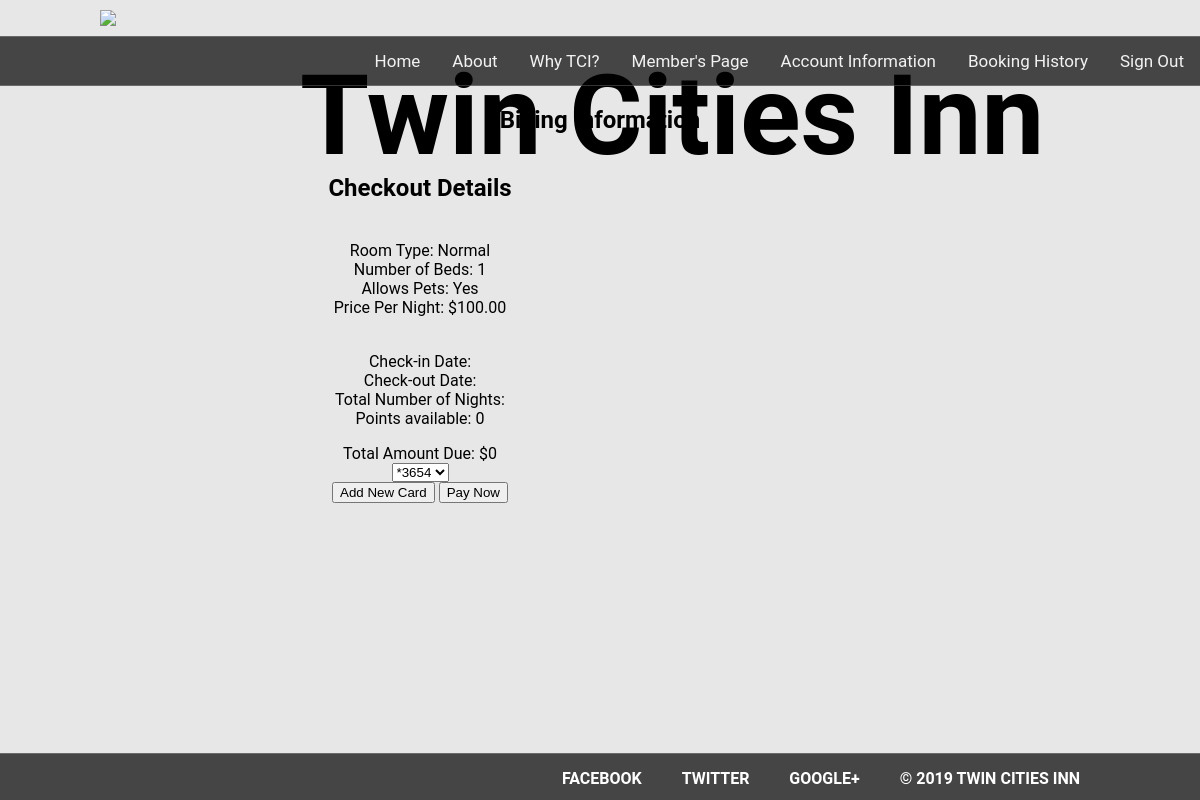
The page /billingPage.php (signed in) on the database its author committed.
### tables this page shows
CREATE TABLE RoomType (
    roomTypeID INT(4) UNIQUE NOT NULL AUTO_INCREMENT,
    pricePerNight DECIMAL(6 , 2 ) NOT NULL,
    roomCatagory SET('normal', 'pet', 'gaming', 'family', 'chef') NOT NULL DEFAULT 'normal',
    numOfRooms INT(4) NOT NULL DEFAULT 1,
    roomNumBeds INT(1) NOT NULL DEFAULT 1,
    roomAllowsPets TINYINT(1) NOT NULL DEFAULT 0,
    createdAt DATETIME NOT NULL DEFAULT CURRENT_TIMESTAMP,
    updatedAt DATETIME NOT NULL DEFAULT CURRENT_TIMESTAMP ON UPDATE CURRENT_TIMESTAMP,
    PRIMARY KEY (roomTypeID)
);

CREATE TABLE Member (
    memID INT(9) UNIQUE NOT NULL AUTO_INCREMENT,
    memEmail VARCHAR(255) UNIQUE NOT NULL,
    memPasswd VARCHAR(255) NOT NULL,
    memFname CHAR(64) NOT NULL,
    memLname CHAR(64) NOT NULL,
    memDob DATE NOT NULL,
    memPhone INT(11),
    memRewardPoints INT(9) NOT NULL DEFAULT 0,
    memActivationLink VARCHAR(64),
    isMember TINYINT(1) NOT NULL DEFAULT 0,
    createdAt DATETIME NOT NULL DEFAULT CURRENT_TIMESTAMP,
    updatedAt DATETIME NOT NULL DEFAULT CURRENT_TIMESTAMP ON UPDATE CURRENT_TIMESTAMP,
    PRIMARY KEY (memID)
);

### billingPage.php (the view, shortened to what this page needs)
<?php
require_once "settings/settings.php";
$memInfo = array();
@$memInfo['username'] = sanitizeEmail($_SESSION['username']);
try {
    $conn = new PDO("mysql:host=$dbAddress;dbname=$dbLocation", $dbUsername, $dbPassword);
    $conn->setAttribute(PDO::ATTR_ERRMODE, PDO::ERRMODE_EXCEPTION);
    $userInfoStmt = $conn->prepare('select memID, memEmail, memFname, memLname, memRewardPoints from `Member` where `memEmail`=:email');
    $userInfoStmt->bindParam(':email', $memInfo['username'], PDO::PARAM_STR, 254);
    $paymentInfoStmt = $conn->prepare('select cardNum, memID, cardCvv, cardExpDate, cardFname, cardMinitial, cardLname from `ChargeCard` INNER JOIN `Member` USING(memID) WHERE `memEmail`=:email');
    $paymentInfoStmt->bindParam(':email', $memInfo['username'], PDO::PARAM_STR, 254);
    $roomInfoStmt = $conn->prepare('select roomTypeID, pricePerNight, roomCatagory, roomNumBeds, roomAllowsPets from `RoomType` where `roomTypeID`=:roomTypeID ORDER BY `roomTypeID`');
    $roomInfoStmt->bindParam(':roomTypeID', $_SESSION['roomTypeID'], PDO::PARAM_STR, 254);
    $conn->beginTransaction();
    $userInfoStmt->execute();
    $paymentInfoStmt->execute();
    $roomInfoStmt->execute();
    $conn->rollBack();
    $conn = null;
    $userInfoStmt->setFetchMode(PDO::FETCH_ASSOC);
    $memInfo = $userInfoStmt->fetch(PDO::FETCH_ASSOC);
    $paymentInfoStmt->setFetchMode(PDO::FETCH_ASSOC);
    $paymentInfo = $paymentInfoStmt->fetchAll(PDO::FETCH_ASSOC);
    $roomInfoStmt->setFetchMode(PDO::FETCH_ASSOC);
    $roomInfo = $roomInfoStmt->fetch(PDO::FETCH_ASSOC);
} catch (PDOException $e) {
    @$conn->rollBack();
    echo "<script> alert(\"We are sorry, there seems to be a problem with our systems. Please try again. If problems still persist, please notify TCI at 651-000-0000.\"); </script>";
}
?>
<html lang="en">
<head>
    <link rel="stylesheet" href="style.css" type="text/css"/>
</head>
<header>
    <img src="https://tbncdn.freelogodesign.org/4fc3ec1c-1e7a-4304-b812-4b6b0bdb6b68.png?1553471553913">
    <h1> Twin Cities Inn</h1>
</header>
<body>
<?php include 'bin/nav.php'; ?>
<center><h2> Billing Information</h2></center>
<div class="row">
    <div class="column left">
        <h2>Checkout Details</h2>
        <div>
            <p>
                <br> Room Type: <?php echo(ucfirst($roomInfo['roomCatagory'])); ?>
                <br> Number of Beds: <?php echo($roomInfo['roomNumBeds']); ?>
                <br> Allows Pets: <?php if ($roomInfo['roomAllowsPets'] === 0){echo("No");} else {echo("Yes");}; ?>
                <br> Price Per Night: $<?php echo($roomInfo['pricePerNight']); ?>
            </p>
            <p>
                <br> Check-in Date: <?php echo($_SESSION['checkInDate']); ?>
                <br> Check-out Date: <?php echo($_SESSION['checkOutDate']); ?>
                <br> Total Number of Nights: <?php echo($_SESSION['stayDuration']); ?>
                <br> Points available: <?php echo($memInfo['memRewardPoints']); ?>
            </p>
            <label>Total Amount Due: $<?php echo($_SESSION['stayDuration'] * $roomInfo['pricePerNight']); ?> </label><br>
            <select name="chooseExistingCard" id="chooseExistingCard">
            <?php
            foreach ($paymentInfo as $row) {
                $last4Digits = preg_replace( '/[0-9]{12}/', "*", $row['cardNum']);
                echo "<option value='" . $last4Digits . "'>" . $last4Digits . "</option>";
            }
            ?>
            </select>
            <br>
            <button class="button" onclick="hideShowAddCardForm()">Add New Card</button>
            <button class="button" onclick="bookRoom()" class="process-btn">Pay Now</button>
        </div>
    </div>
    </div>
<footer class="footer" style=padding-bottom: 20px
"text-align: center">
<nav>
    <ul>
        <li><a href="#">Facebook</a></li>
        <li><a href="#">Twitter</a></li>
        <li><a href="#">Google+</a></li>
        <li><a href="#">© 2019 Twin Cities Inn</a></li>
    </ul>
</nav>
</footer>
</body>
</html>

### style.css (style rules this page uses)
body { margin: 0; padding: 0; font-family: sans-serif; background: white; }
header { padding: 10px 100px; box-sizing: border-box; position: relative; }
h1 { position: absolute; top: 50px; left: 300px; font-size: 7em; margin: 0; padding: 0 0 20px; }
footer { position: static; bottom:0; width: 100%; }
nav { width: 100%; height:50px; background: rgba(0,0,0,.7); border-top: 1px solid rgba(255,255,255,.2); border-bottom: 1px solid rgba(255,255,255,.2); position: sticky; top: 0; z-index: 1; }
nav ul { display: flex; margin: 0; padding: 0 100px; float: right; }
nav ul li { list-style: none; }
nav ul li a { display: block; color: #fff; padding: 0 20px; text-decoration: none; text-transform: uppercase; font-weight: bold; line-height: 50px; }

### billingPage.php (style rules this page uses)
* { box-sizing: border-box; }
.button { margin-bottom: 250px; }
.row:after { content: ""; display: table; clear: both; }
.footer { overflow: auto; }
.footer ul { padding-bottom: 0px; list-style-type: none; }
.footer li { display: inline-block; font-weight: bold; }
.column { float: left; margin: 0px; text-align: center; }
.left { width: 70%; }
.row:after { content: ""; display: table; clear: both; padding: 0px; }
body, html { height: 100%; min-height: 100%; }
body { font-family: 'Roboto', sans-serif; margin: 0; background-color: #e7e7e7; }

### bin/nav.php (style rules this page uses)
ul { list-style-type: none; margin: 0; padding: 0; display: flex; float: right; }

### rows shown on the page
roomtype: roomCatagory "Normal", roomNumBeds "1", pricePerNight "100.00", $_SESSION['stayDuration']*$roomInfo['pricePerNight'] "0"
member: memRewardPoints "0"

### other values the page prints
form field chooseExistingCard "*3654"
